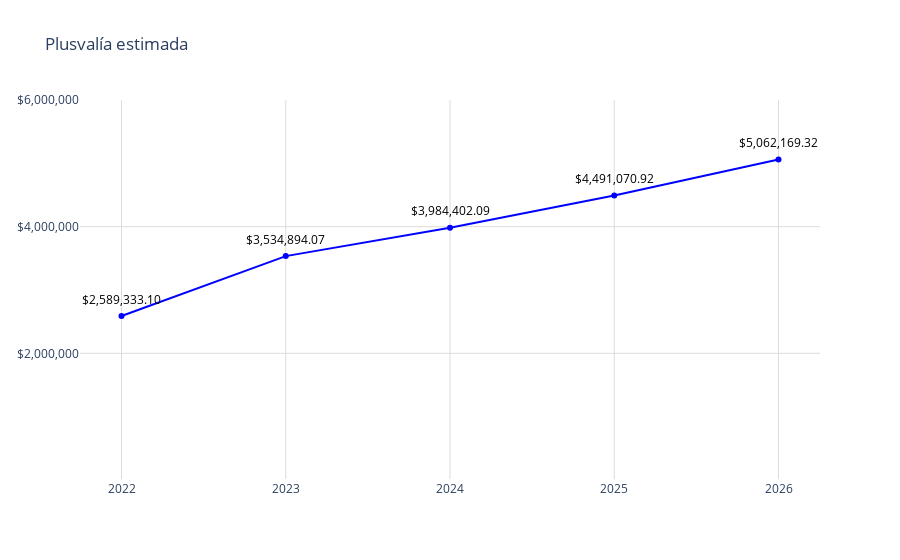

Source (notebook cell):
### Code cell
# Datos
año = direct_data['año']
promedio = direct_data['promedio']

fig = go.Figure()
fig.add_trace(go.Scatter(
    x=año,
    y=promedio,
    mode='markers+lines',
    marker=dict(color='blue'),
))
# Agregar anotaciones para mostrar los valores encima de los puntos
for a, p in zip(año, promedio):
    fig.add_annotation(
        x=a,
        y=p,
        text=f"${p:,.2f}",  # Formatear el valor del promedio como moneda
        showarrow=False,
        font=dict(color='black', size=12),
        xshift=0,
        yshift=17,
        textangle=0
    )
# Actualizar diseño
fig.update_layout(
    title='Plusvalía estimada',
    yaxis=dict(
        range=[0, 6000000],  # Establecer el rango del eje y
        tickvals=[2000000, 4000000, 6000000],  # Definir los valores de las marcas en el eje y
        ticktext=['$2,000,000', '$4,000,000', '$6,000,000'],  # Definir el texto de las marcas en el eje y
        gridcolor='#dddcda',  # Color de las líneas de la cuadrícula
        gridwidth=1  # Ancho de las líneas de la cuadrícula
    ),
    xaxis=dict(
        gridcolor='#dddcda', 
        tickmode='array',
        tickvals=año,
        ticktext=año
    ),
    plot_bgcolor='rgba(0,0,0,0)'
)
# Exportar gráfica como archivo HTML
def guardar_grafico_como_html(fig, nombre_archivo, carpeta='graficas'):
    # Crear la carpeta si no existe
    if not os.path.exists(carpeta):
        os.makedirs(carpeta)
    
    # Gráfica como archivo HTML en la carpeta especificada
    pio.write_html(fig, f'{carpeta}/{nombre_archivo}.html')

guardar_grafico_como_html(fig, 'g_scatt_plusvaliaestimada_direct_pachuca', carpeta='graficas')
fig.show()

### Figure 1 — Plotly figure (JSON) as saved in the notebook; plotly's stock layout.template omitted (floating-point values rounded to 4 significant figures)
{"data": [{"marker": {"color": "blue"}, "mode": "markers+lines", "type": "scatter", "x": [2022, 2023, 2024, 2025, 2026], "y": [2589000.0, 3535000.0, 3984000.0, 4491000.0, 5062000.0]}], "layout": {"annotations": [{"font": {"color": "black", "size": 12}, "showarrow": false, "text": "$2,589,333.10", "textangle": 0, "x": 2022, "xshift": 0, "y": 2589000.0, "yshift": 17}, {"font": {"color": "black", "size": 12}, "showarrow": false, "text": "$3,534,894.07", "textangle": 0, "x": 2023, "xshift": 0, "y": 3535000.0, "yshift": 17}, {"font": {"color": "black", "size": 12}, "showarrow": false, "text": "$3,984,402.09", "textangle": 0, "x": 2024, "xshift": 0, "y": 3984000.0, "yshift": 17}, {"font": {"color": "black", "size": 12}, "showarrow": false, "text": "$4,491,070.92", "textangle": 0, "x": 2025, "xshift": 0, "y": 4491000.0, "yshift": 17}, {"font": {"color": "black", "size": 12}, "showarrow": false, "text": "$5,062,169.32", "textangle": 0, "x": 2026, "xshift": 0, "y": 5062000.0, "yshift": 17}], "plot_bgcolor": "rgba(0,0,0,0)", "title": {"text": "Plusvalía estimada"}, "xaxis": {"gridcolor": "#dddcda", "tickmode": "array", "ticktext": [2022, 2023, 2024, 2025, 2026], "tickvals": [2022, 2023, 2024, 2025, 2026]}, "yaxis": {"gridcolor": "#dddcda", "gridwidth": 1, "range": [0, 6000000], "ticktext": ["$2,000,000", "$4,000,000", "$6,000,000"], "tickvals": [2000000, 4000000, 6000000]}}}
